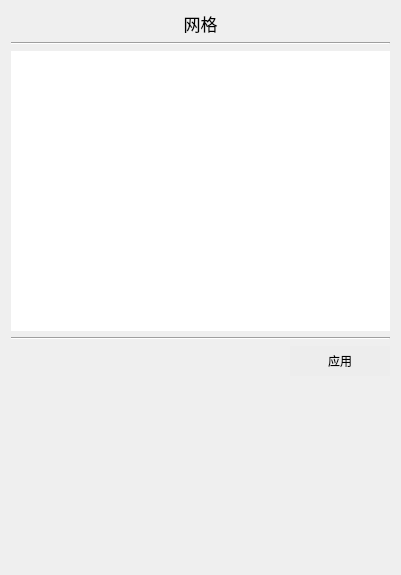
<?xml version="1.0" encoding="UTF-8"?>
<ui version="4.0">
 <class>FormMeshClass</class>
 <widget class="QWidget" name="FormMeshClass">
  <property name="geometry">
   <rect>
    <x>0</x>
    <y>0</y>
    <width>401</width>
    <height>575</height>
   </rect>
  </property>
  <property name="windowTitle">
   <string>FormMesh</string>
  </property>
  <layout class="QGridLayout" name="gridLayout">
   <item row="0" column="0">
    <widget class="QLabel" name="label">
     <property name="font">
      <font>
       <pointsize>13</pointsize>
      </font>
     </property>
     <property name="text">
      <string>网格</string>
     </property>
     <property name="alignment">
      <set>Qt::AlignCenter</set>
     </property>
    </widget>
   </item>
   <item row="1" column="0">
    <widget class="Line" name="line">
     <property name="orientation">
      <enum>Qt::Horizontal</enum>
     </property>
    </widget>
   </item>
   <item row="2" column="0">
    <widget class="QTreeView" name="treeView">
     <property name="minimumSize">
      <size>
       <width>0</width>
       <height>280</height>
      </size>
     </property>
     <property name="maximumSize">
      <size>
       <width>16777215</width>
       <height>280</height>
      </size>
     </property>
     <property name="focusPolicy">
      <enum>Qt::NoFocus</enum>
     </property>
     <property name="styleSheet">
      <string notr="true">QTreeView::item{
    padding:11px;
}
QTreeView {
    border: none;
}

QTreeView::item {
    background: #FFFFFF;
}

QTreeView::item:hover {
    background: #F7F7F7;
}

QTreeView::item:selected {
    background: #EEEEEE;
}

QTreeView QScrollBar:vertical {
    border: 1px solid #dcdcdc;
    background: white;
    width: 12px;
    margin: 0px 0px 0px 0px;
}

QTreeView QScrollBar::handle:vertical {
    background: #bfbfbf;
    min-height: 20px;
    border-radius: 5px;
}

QTreeView QScrollBar::add-line:vertical {
    background: white;
    height: 0px;
    subcontrol-position: bottom;
    subcontrol-origin: margin;
}

QTreeView QScrollBar::sub-line:vertical {
    background: white;
    height: 0px;
    subcontrol-position: top;
    subcontrol-origin: margin;
}

QTreeView QScrollBar::up-arrow:vertical,
QTreeView QScrollBar::down-arrow:vertical {
    border: none;
    width: 0px;
    height: 0px;
    background: none;
}

QTreeView QScrollBar::add-page:vertical,
QTreeView QScrollBar::sub-page:vertical {
    background: none;
}</string>
     </property>
     <property name="headerHidden">
      <bool>true</bool>
     </property>
    </widget>
   </item>
   <item row="3" column="0">
    <widget class="Line" name="line_2">
     <property name="orientation">
      <enum>Qt::Horizontal</enum>
     </property>
    </widget>
   </item>
   <item row="4" column="0">
    <layout class="QHBoxLayout" name="horizontalLayout">
     <item>
      <spacer name="horizontalSpacer">
       <property name="orientation">
        <enum>Qt::Horizontal</enum>
       </property>
       <property name="sizeHint" stdset="0">
        <size>
         <width>40</width>
         <height>20</height>
        </size>
       </property>
      </spacer>
     </item>
     <item>
      <widget class="QPushButton" name="pushButton">
       <property name="minimumSize">
        <size>
         <width>100</width>
         <height>30</height>
        </size>
       </property>
       <property name="maximumSize">
        <size>
         <width>100</width>
         <height>30</height>
        </size>
       </property>
       <property name="styleSheet">
        <string notr="true">QPushButton {
    background-color: rgb(237, 237, 237);
    border: none;
}

QPushButton:hover {
    background-color: rgb(204, 204, 204);
}</string>
       </property>
       <property name="text">
        <string>应用</string>
       </property>
      </widget>
     </item>
    </layout>
   </item>
   <item row="5" column="0">
    <spacer name="verticalSpacer">
     <property name="orientation">
      <enum>Qt::Vertical</enum>
     </property>
     <property name="sizeHint" stdset="0">
      <size>
       <width>20</width>
       <height>189</height>
      </size>
     </property>
    </spacer>
   </item>
  </layout>
 </widget>
 <layoutdefault spacing="6" margin="11"/>
 <resources/>
 <connections/>
</ui>
